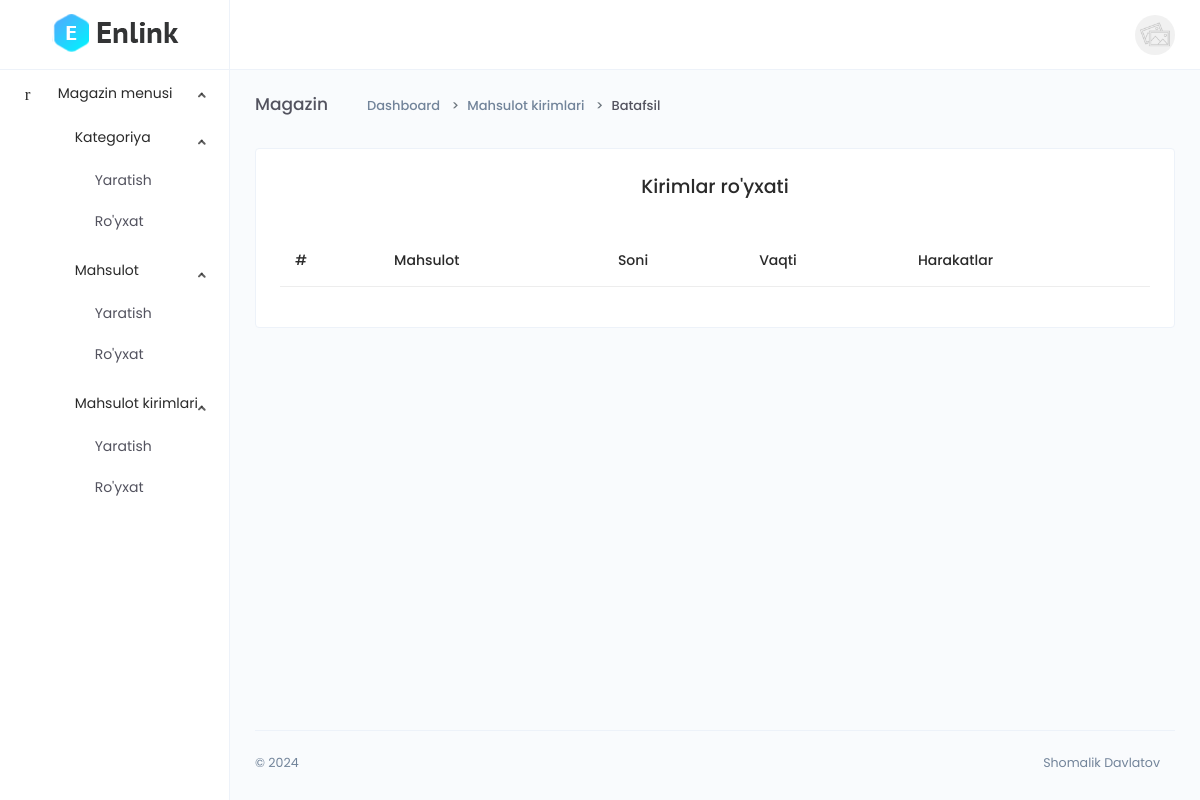
/dashboard/detail-enter-product/usDHV3z8vm4klCf/ (signed in), run on an earlier commit of the app's database.
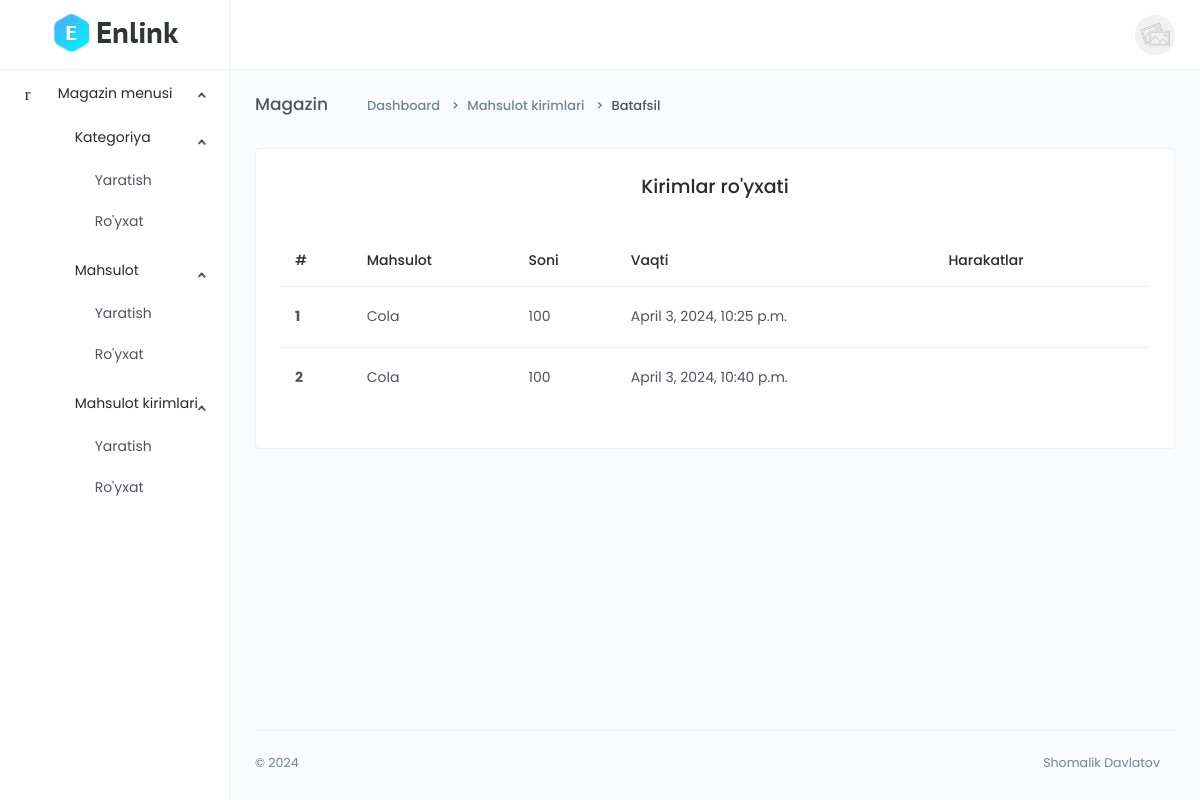
And on a later commit of the database.
### main/models.py (models this page shows, shortened)
class CodeGenerate(models.Model):
    code = models.CharField(max_length=255, blank=True,unique=True)
    class Meta:
        abstract = True

class EnterProduct(CodeGenerate):
    product = models.ForeignKey(Product, on_delete=models.SET_NULL, null=True)
    quantity = models.PositiveIntegerField()
    date = models.DateTimeField(auto_now_add=True)

class Product(CodeGenerate):
    category = models.ForeignKey(Category, on_delete=models.CASCADE)
    name = models.CharField(max_length=255)
    body = models.TextField()
    price = models.DecimalField(decimal_places=2, max_digits=10)
    discount_price = models.DecimalField(decimal_places=2, max_digits=10, blank=True, null=True)
    banner_img = models.ImageField(upload_to='banner-img/')
    quantity = models.IntegerField()
    delivery = models.BooleanField(default=False)
    date = models.DateTimeField(auto_now_add=True)
    qrcode_img = models.ImageField(blank=True, upload_to='qrcode-img/')

### main/funcs.py (the view)
    def wrapper(request, *args, **kwargs):
        if request.user.is_authenticated and request.user.is_staff:
            result = func(request, *args, **kwargs)
        else:
            return redirect('front:index')
        return result

### main/dashboard/views.py (called while the page is built)
@staff_required
def detail_enter_product(request, code):
    queryset = models.EnterProduct.objects.filter(product__code=code)
    context = {
        'queryset':queryset
    }
    return render(request, 'dashboard/enter_product/detail.html', context)

### main/funcs.py (called while the page is built)
def staff_required(func):
    def wrapper(request, *args, **kwargs):
        if request.user.is_authenticated and request.user.is_staff:
            result = func(request, *args, **kwargs)
        else:
            return redirect('front:index')
        return result
    return wrapper

### templates/dashboard/enter_product/detail.html (shortened to what this page needs)
{% extends 'dashboard/base.html' %}
{% block content %}
<div class="main-content">
    <div class="page-header">
        <h2 class="header-title">Magazin</h2>
        <div class="header-sub-title">
            <nav class="breadcrumb breadcrumb-dash">
                <a href="#" class="breadcrumb-item"><i class="anticon anticon-home m-r-5"></i>Dashboard</a>
                <a class="breadcrumb-item" href="#">Mahsulot kirimlari</a>
                <span class="breadcrumb-item active">Batafsil</span>
            </nav>
        </div>
    </div>
    <div class="card">
        <div class="card-body">
            <div class="d-flex justify-content-around">
            <h4>Kirimlar ro'yxati</h4>
            </div>
            <div class="m-t-25">
                <div class="table-responsive">
                    <table class="table">
                        <thead>
                            <tr>
                                <th scope="col">#</th>
                                <th scope="col">Mahsulot</th>
                                <th scope="col">Soni</th>
                                <th scope="col">Vaqti</th>
                                <th scope="col">Harakatlar</th>
                            </tr>
                        </thead>
                        <tbody>
                            {% for q in queryset %}
                            <tr>
                                <th scope="row">{{forloop.counter}}</th>
                                <td>{{q.product.name}}</td>
                                <td>{{q.quantity}}</td>
                                <td>{{q.date}}</td>
                                <td>
                                    <a href="{% url 'dashboard:detail_enter_product' q.product.code %}" class="btn btn-icon btn-hover btn-sm btn-rounded">
                                        <i class="anticon anticon-eye"></i>
                                    </a>
                                    <a href="{% url 'dashboard:update_enter_product' q.code %}" class="btn btn-icon btn-hover btn-sm btn-rounded">
                                        <i class="anticon anticon-edit"></i>
                                    </a>
                                    <button type="button" class="btn btn-icon btn-hover btn-sm btn-rounded" data-toggle="modal" data-target=".bd-example-modal-sm{{forloop.counter}}">
                                        <i class="anticon anticon-delete"></i>
                                    </button>
                                </td>
                            </tr>
                            {% endfor %}
                        </tbody>
                    </table>
                </div>
            </div>
        </div>
    </div>
</div>
{% endblock %}

What changed in the data, as far as the page shows it:
added EnterProduct: product.name "Cola", quantity "100", date "April 3, 2024, 10:25 p.m."
added EnterProduct: product.name "Cola", quantity "100", date "April 3, 2024, 10:40 p.m."
